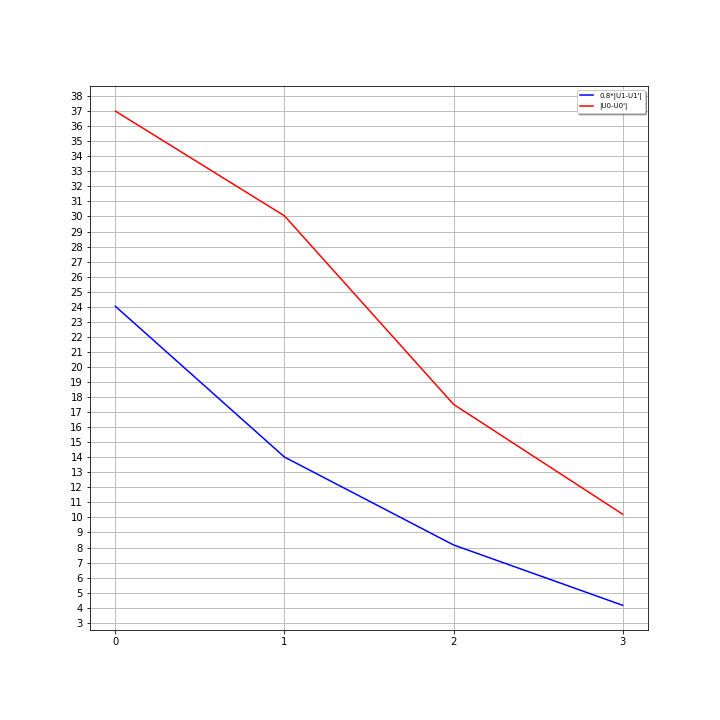

Write the Python code that produced this figure.
#!/usr/bin/env python3
# -*- coding: utf-8 -*-
"""
Created on Mon Apr  8 08:44:11 2019

@author: ghosh128
"""

#MDP
import copy
import random
import numpy as np
import matplotlib.pyplot as plt

ACTIONS = []
ACTIONS.append([-1, 0])
ACTIONS.append([1, 0])
ACTIONS.append([0, -1])
ACTIONS.append([0, 1])

rows = 4
columns = 3
reward = [[None, 50, None],
          [None, 0, -3],
          [-50, -1, -10],
          [None, -3, -2]]
index_list = [[0,1], [1,1], [1,2], [2,0], [2,1], [2,2], [3,1], [3,2]]
terminal_states = [[0, 1], [2, 0]]

probability = [0.7, 0.15, 0.15]

gamma = 0.8

state = [[None, 50, None],
         [None, 4, 8],
         [-50, 7, 4],
         [None, 9, 5]]
#%%

def action_list(action):
    if not action[1]:
        return [action, [0, -1], [0, 1]]
    else:
        return [action, [-1, 0], [1, 0]]

def get_best_action(i,j):
    value_up = apply_action(ACTIONS[0], i, j)
    value_down = apply_action(ACTIONS[1], i, j)
    value_left = apply_action(ACTIONS[2], i, j)
    value_right = apply_action(ACTIONS[3], i, j)
    return np.argmax([value_up, value_down, value_left, value_right])

def apply_action(action, i, j):
    actions = action_list(action)
    value = 0
    for step,action in enumerate(actions):
        new_i = i+action[0]
        new_j = j+action[1]
        if new_i<0 or new_i>=rows or new_j<0 or new_j>=columns or reward[new_i][new_j] is None:
            new_i = i
            new_j = j
#            print(new_i, new_j, probability[step]*state[new_i][new_j])
        value += probability[step]*state[new_i][new_j]
    return value

def get_values(i, j):
    value_up = apply_action([-1, 0], i, j)
    value_down = apply_action([1, 0], i, j)
    value_left = apply_action([0, 1], i, j)
    value_right = apply_action([0, -1], i, j)
    return [value_up, value_down, value_left, value_right]

#%%
policy = copy.deepcopy(state)
count=0
for i, index in enumerate(index_list):
    if index not in terminal_states:
        policy[index[0]][index[1]] = ACTIONS[get_best_action(index[0], index[1])]
        
state1 = [state]
iter = 0
count = len(index_list)
while count != 0:
    new_state = copy.deepcopy(state)
    for i in range(rows):
        for j in range(columns):
    #        print(i, j)
            if [i, j] not in terminal_states and reward[i][j] is not None:
                new_state[i][j] = reward[i][j] + gamma*max(get_values(i, j))
    #            print(i, j, new_state[i][j])
    state = new_state
    state1.append(state)
    
    new_policy = copy.deepcopy(state)
    count=0
    for i, index in enumerate(index_list):
        if index not in terminal_states:
            new_policy[index[0]][index[1]] = ACTIONS[get_best_action(index[0], index[1])]
            if new_policy[index[0]][index[1]][0] is not policy[index[0]][index[1]][0] or new_policy[index[0]][index[1]][1] is not policy[index[0]][index[1]][1]:
                print(new_policy[index[0]][index[1]], policy[index[0]][index[1]])
                count += 1
    policy = copy.deepcopy(new_policy)
    iter += 1
    print(iter, count)
#%%
    
state = [[None, 50, None],
         [None, 0, 0],
         [-50, 0, 0],
         [None, 0, 0]]

policy = copy.deepcopy(state)
count=0
for i, index in enumerate(index_list):
    if index not in terminal_states:
        policy[index[0]][index[1]] = ACTIONS[get_best_action(index[0], index[1])]

state2 = [state]
iter = 0
count = len(index_list)
while count != 0:
    new_state = copy.deepcopy(state)
    for i in range(rows):
        for j in range(columns):
    #        print(i, j)
            if [i, j] not in terminal_states and reward[i][j] is not None:
                new_state[i][j] = reward[i][j] + gamma*max(get_values(i, j))
    #            print(i, j, new_state[i][j])
    state = new_state
    state2.append(state)
    
    new_policy = copy.deepcopy(state)
    count=0
    for i, index in enumerate(index_list):
        if index not in terminal_states:
            new_policy[index[0]][index[1]] = ACTIONS[get_best_action(index[0], index[1])]
            if new_policy[index[0]][index[1]][0] is not policy[index[0]][index[1]][0] or new_policy[index[0]][index[1]][1] is not policy[index[0]][index[1]][1]:
                print(new_policy[index[0]][index[1]], policy[index[0]][index[1]])
                count += 1
    policy = copy.deepcopy(new_policy)
    iter += 1
    print(iter, count)
#%%
difference = []
for i in range(len(state1)):
    U1 = state1[i]
    U2 = state2[i]
    diff=0
    for index in index_list:
        diff += U1[index[0]][index[1]] - U2[index[0]][index[1]]
    difference.append(diff)

plt.figure(figsize=(10,10))
plt.yticks(np.arange(0, 40, step=1))
plt.xticks(np.arange(0, 4, step=1))
plt.grid()
plt.plot(0.8*np.array(difference[1:]), "b", label="0.8*|U1-U1'|")
plt.plot(np.array(difference[:-1]), "r", label="|U0-U0'|")
legend = plt.legend(loc='upper right', shadow=True, fontsize='x-small')
plt.savefig("P3.png")